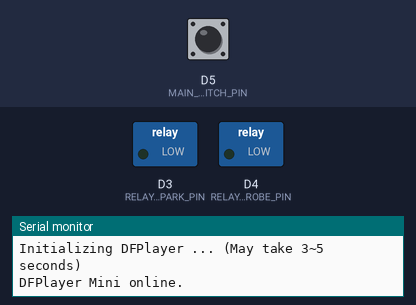
A program run on a simulated ESP8266 (NodeMCU). Shown: switched loads named in the program (green lamp = pin HIGH), the last lines printed to the serial monitor. The inputs (shaded band) are chosen by the test bench; at power-on: D5 (MAIN_SWITCH_PIN) LOW. The audio player accepts every command and is not drawn.

Above: at 1.7 s.
1.8 s: D5 (MAIN_SWITCH_PIN) pulled HIGH for 0.15 s
At 8.8 s:
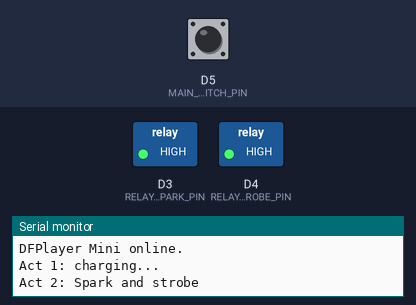
At 19.0 s:
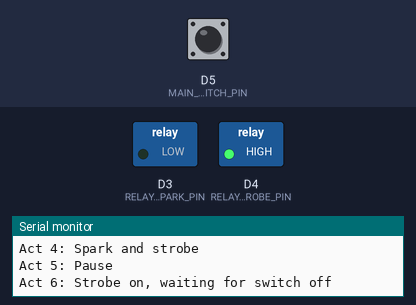
Timing chart, 0 to 19.3 s (numbered marks = the images above; inputs shaded):
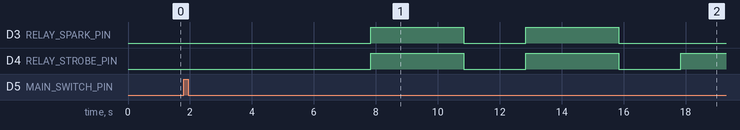

Measured:
- after the input at 1.8 s, D3 (RELAY_SPARK_PIN), D4 (RELAY_STROBE_PIN): alternates HIGH for 3.0 s and LOW for 2.0 s, starting after 6.0 s

The program:

main.cpp
```cpp
#include <Arduino.h>
#include <ESP8266WiFi.h>
#include "SoftwareSerial.h"
#include "DFRobotDFPlayerMini.h"  // see https://wiki.dfrobot.com/DFPlayer_Mini_SKU_DFR0299

// hardware settings
#define SERIAL_RX_PIN D1      // input
#define SERIAL_TX_PIN D2      // output
#define RELAY_SPARK_PIN D3    // output
#define RELAY_STROBE_PIN D4   // output
#define MAIN_SWITCH_PIN D5    // input
#define DEBOUNCE_TIME_MS 20   // how long to check for noise on switchs

// scenes
#define ACT1_SCENE_TIME 6000
#define ACT2_SCENE_TIME 3000
#define ACT3_SCENE_TIME 2000
#define ACT4_SCENE_TIME 3000
#define ACT5_SCENE_TIME 2000
#define ACT6_SCENE_TIME 6000
enum statePerform {
  ACT1_START,   // main switch pulled, machine charging
  ACT1_SCENE,
  ACT2_START,   // monster thrashing (sparks and strobe 3 sec)
  ACT2_SCENE,
  ACT3_START,   // quiet for 2 sec
  ACT3_SCENE,
  ACT4_START,   // monster thrashing (sparks and strobe 3 sec)
  ACT4_SCENE,
  ACT5_START,   // quiet for 2 sec
  ACT5_SCENE,
  ACT6_START,   // monster escapes (strobe on)
  ACT6_SCENE
};

// sound effects
#define SOUND_MACHINE_HUM 1
#define SOUND_CHARGING 2
#define SOUND_THUD 3

// states
enum stateMachine {
  STOPPED,
  IDLING,
  PERFORMING
};
stateMachine state = STOPPED;
statePerform performanceState = ACT1_START;

static unsigned long sceneTimer;
SoftwareSerial mySoftwareSerial(SERIAL_RX_PIN, SERIAL_TX_PIN); // RX, TX
DFRobotDFPlayerMini myDFPlayer;
bool switchPosition(int pin, bool state);    // debounce switch
void performSequence();

void setup() {
  pinMode(MAIN_SWITCH_PIN, INPUT);
  pinMode(RELAY_SPARK_PIN, OUTPUT);
  pinMode(RELAY_STROBE_PIN, OUTPUT);
  pinMode(LED_BUILTIN, OUTPUT);

  digitalWrite(RELAY_SPARK_PIN, LOW);   // sparks off
  digitalWrite(RELAY_STROBE_PIN, LOW);  // strobe off


  mySoftwareSerial.begin(9600);
  Serial.begin(115200);
  WiFi.mode(WIFI_OFF);  // turn wifi off

  Serial.println();
  Serial.println(F("DFRobot DFPlayer Mini Demo"));
  Serial.println(F("Initializing DFPlayer ... (May take 3~5 seconds)"));

  if (!myDFPlayer.begin(mySoftwareSerial)) {  // Use softwareSerial to communicate with mp3.
    Serial.println(F("Unable to begin:"));
    Serial.println(F("1.Please recheck the connection!"));
    Serial.println(F("2.Please insert the SD card!"));
    while(true);
  }
  Serial.println(F("DFPlayer Mini online."));

  myDFPlayer.volume(5);  //Set volume value. From 0 to 30
}

void loop() {

  switch (state) {
    case IDLING:
      digitalWrite(RELAY_SPARK_PIN, LOW);   // sparks off
      digitalWrite(RELAY_STROBE_PIN, LOW);  // strobe off
      if (switchPosition(MAIN_SWITCH_PIN, HIGH)) {
        state = PERFORMING;
        myDFPlayer.stop();
        performanceState = ACT1_START;
      }
      break;
    case PERFORMING:
      performSequence();
      break;
    case STOPPED:
      digitalWrite(RELAY_SPARK_PIN, LOW);   // sparks off
      digitalWrite(RELAY_STROBE_PIN, LOW);  // strobe off
      myDFPlayer.stop();
      myDFPlayer.volume(5);  //Set volume value. From 0 to 30
      myDFPlayer.loop(SOUND_MACHINE_HUM);
      state = IDLING;
      break;
  }
}

void performSequence() {
  switch (performanceState) {
    case ACT1_START:          // machine charging
      sceneTimer = millis();  // start scene timer
      myDFPlayer.volume(20);  // set volume value. From 0 to 30
      // myDFPlayer.play(SOUND_THUD);
      // delay(1500);
      myDFPlayer.play(SOUND_CHARGING);
      digitalWrite(RELAY_SPARK_PIN, LOW);   // sparks off
      digitalWrite(RELAY_STROBE_PIN, LOW);  // strobe off
      Serial.println(F("Act 1: charging..."));
      performanceState = ACT1_SCENE;
      break;
    case ACT1_SCENE:
      digitalWrite(RELAY_SPARK_PIN, LOW);   // sparks off
      digitalWrite(RELAY_STROBE_PIN, LOW);  // strobe off
      if (millis() - sceneTimer > ACT1_SCENE_TIME) {
        myDFPlayer.stop();
        performanceState = ACT2_START;
      }
      break;
    case ACT2_START:          // monster thrashing (sparks and strobe 3 sec)
      sceneTimer = millis();  // start scene timer
      digitalWrite(RELAY_SPARK_PIN, HIGH);
      digitalWrite(RELAY_STROBE_PIN, HIGH);
      Serial.println(F("Act 2: Spark and strobe"));
      performanceState = ACT2_SCENE;
      break;
    case ACT2_SCENE:
      digitalWrite(RELAY_SPARK_PIN, HIGH);   // sparks on
      digitalWrite(RELAY_STROBE_PIN, HIGH);
      if (millis() - sceneTimer > ACT2_SCENE_TIME) {
        performanceState = ACT3_START;
      }
      break;
    case ACT3_START:          // quiet for 2 sec
      sceneTimer = millis();  // start scene timer
      digitalWrite(RELAY_SPARK_PIN, LOW);   // sparks off
      digitalWrite(RELAY_STROBE_PIN, LOW);  // strobe off
      Serial.println(F("Act 3: Pause"));
      performanceState = ACT3_SCENE;
      break;
    case ACT3_SCENE:
      digitalWrite(RELAY_SPARK_PIN, LOW);   // sparks off
      digitalWrite(RELAY_STROBE_PIN, LOW);  // strobe off
      if (millis() - sceneTimer > ACT3_SCENE_TIME) {
        performanceState = ACT4_START;
      }
      break;
    case ACT4_START:          // monster thrashing (sparks and strobe 3 sec)
      sceneTimer = millis();  // start scene timer
      digitalWrite(RELAY_SPARK_PIN, HIGH);   // sparks on
      digitalWrite(RELAY_STROBE_PIN, HIGH);
      Serial.println(F("Act 4: Spark and strobe"));
      performanceState = ACT4_SCENE;
      break;
    case ACT4_SCENE:
      digitalWrite(RELAY_SPARK_PIN, HIGH);   // sparks on
      digitalWrite(RELAY_STROBE_PIN, HIGH);
      if (millis() - sceneTimer > ACT4_SCENE_TIME) {
        performanceState = ACT5_START;
      }
      break;
    case ACT5_START:          // quiet for 2 sec
      sceneTimer = millis();  // start scene timer
      digitalWrite(RELAY_SPARK_PIN, LOW);   // sparks off
      digitalWrite(RELAY_STROBE_PIN, LOW);  // strobe off
      Serial.println(F("Act 5: Pause"));
      performanceState = ACT5_SCENE;
      break;
    case ACT5_SCENE:
      digitalWrite(RELAY_SPARK_PIN, LOW);   // sparks off
      digitalWrite(RELAY_STROBE_PIN, LOW);  // strobe off
      if (millis() - sceneTimer > ACT5_SCENE_TIME) {
        performanceState = ACT6_START;
      }
      break;
    case ACT6_START:          // monster escapes (strobe on)
      sceneTimer = millis();  // start scene timer
      digitalWrite(RELAY_SPARK_PIN, LOW);   // sparks off
      digitalWrite(RELAY_STROBE_PIN, HIGH);
      Serial.println(F("Act 6: Strobe on, waiting for switch off"));
      performanceState = ACT6_SCENE;
      break;
    case ACT6_SCENE:
      digitalWrite(RELAY_SPARK_PIN, LOW);
      digitalWrite(RELAY_STROBE_PIN, HIGH);
      if (millis() - sceneTimer > ACT6_SCENE_TIME) {
        if(switchPosition(MAIN_SWITCH_PIN, LOW)) {
          digitalWrite(RELAY_STROBE_PIN, LOW);  // strobe off
          state = STOPPED;
        }
      }
      break;
  }
}

// checks if switch is at correct state during debounce period of time
bool switchPosition(int pin, bool state) {
  bool debounceState = true;
  unsigned long debounceTimer = millis();

  // keep checking that switch is at correct state
  while(millis() - debounceTimer < DEBOUNCE_TIME_MS) {
    if (digitalRead(pin) != state) {
      debounceState = false;
    }
  }
  return debounceState;
}
```
